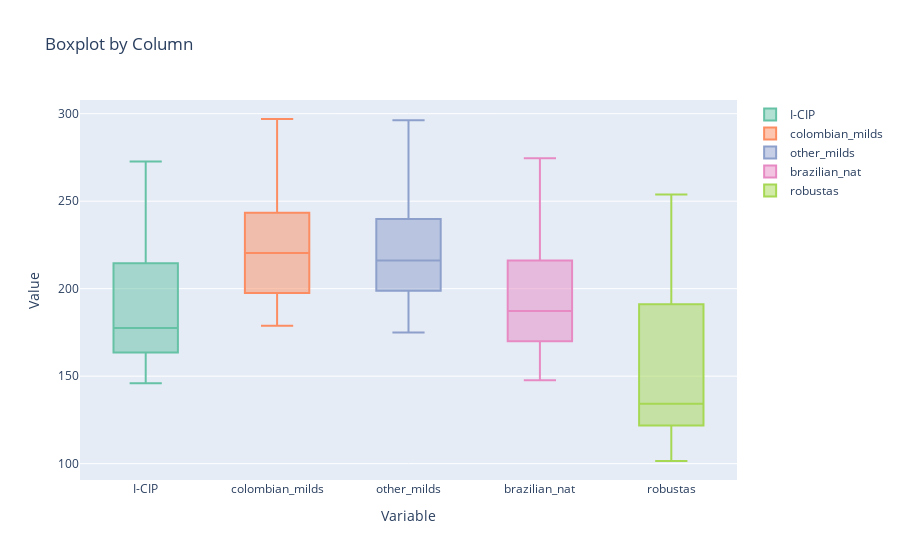

Notebook cell for this chart:
### Markdown cell above
### Value distribution across categories

### Code cell
# Define colors from the Set2 palette
colors = ['#66c2a5', '#fc8d62', '#8da0cb', '#e78ac3', '#a6d854']

# Specify the columns you want to include in the boxplot
selected_columns = ['I-CIP', 'colombian_milds', 'other_milds', 'brazilian_nat', 'robustas']  

# Create boxplot traces
box_traces = []
for i, column in enumerate(selected_columns):
    color = colors[i % len(colors)] 
    box_trace = go.Box(y=icip_df[column], name=column, marker=dict(color=color))
    box_traces.append(box_trace)

# Create layout
layout = go.Layout(title='Boxplot by Column', yaxis=dict(title='Value'), xaxis=dict(title='Variable'))

# Create figure
fig = go.Figure(data=box_traces, layout=layout)

# Show plot
fig.show()

### Figure 1 — Plotly figure (JSON) as saved in the notebook; plotly's stock layout.template omitted (floating-point values rounded to 4 significant figures; data arrays with more than 128 entries replaced by an {"elided": "..."} marker saying what was removed)
{"data": [{"marker": {"color": "#66c2a5"}, "name": "I-CIP", "type": "box", "y": {"elided": "434 float values"}}, {"marker": {"color": "#fc8d62"}, "name": "colombian_milds", "type": "box", "y": {"elided": "434 float values"}}, {"marker": {"color": "#8da0cb"}, "name": "other_milds", "type": "box", "y": {"elided": "434 float values"}}, {"marker": {"color": "#e78ac3"}, "name": "brazilian_nat", "type": "box", "y": {"elided": "434 float values"}}, {"marker": {"color": "#a6d854"}, "name": "robustas", "type": "box", "y": {"elided": "434 float values"}}], "layout": {"title": {"text": "Boxplot by Column"}, "xaxis": {"title": {"text": "Variable"}}, "yaxis": {"title": {"text": "Value"}}}}
